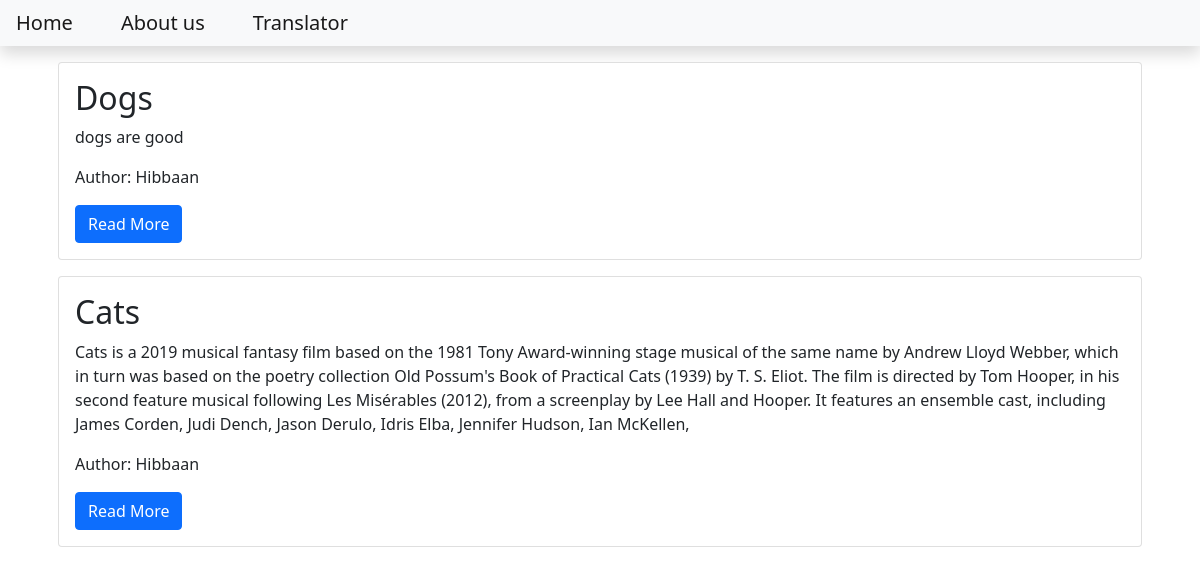
The page / on the database its author committed.
### blog/models.py (models this page shows, shortened)
class Post(models.Model):
    title = models.CharField(max_length=200)
    content = models.TextField()
    date_created = models.DateTimeField(auto_now_add=True)
    slug = models.SlugField(max_length=200,unique=True)
    author = models.ForeignKey(to=User,on_delete=models.CASCADE)
    status = models.IntegerField(choices=STATUS,default=0)

### blog/views.py (the view)
# urls.py: path('',views.PostList.as_view(),name='home')
class PostList(generic.ListView):
    queryset = Post.objects.filter(status = 1).order_by('-date_created')
    template_name = "index.html"

### templates/index.html
{% extends 'base.html' %}
{% block content %}
       <div class="container">
        {% for post in post_list %}
            <div class="card m-3">
                <div class="card-body">
                    <h2 class="card-title">
                        {{post.title}}
                    </h2>
                    <p class="card-text">
                        {{post.content | slice:"500"}}
                    </p>
                    <p class="card-text">
                        Author: {{post.author | title}}
                    </p>
                    <a class="btn btn-primary" href="{% url 'blog_view' post.slug  %}">Read More</a>
                </div>
            </div>
        {% endfor %}
    </div>
{% endblock content %}

### templates/base.html (shortened to what this page needs)
<!DOCTYPE html>
<html lang="en">
    <head>
        <link href="https://cdn.jsdelivr.net/npm/bootstrap@5.1.1/dist/css/bootstrap.min.css" rel="stylesheet">
    </head>
    <body>
        <nav class="navbar navbar-expand-lg navbar-light bg-light shadow mb-3" id="mainNav">
            <div class="collapse navbar-collapse" id="navbarResponsive">
                <ul class="navbar-nav ml-auto" >
                    <li class="nav-item">
                        <a class=" navbar-brand p-3"href="{% url 'home' %}">Home</a>
                    </li>
                    <li>
                        <a class=" navbar-brand p-3" href="{% url 'about_view' %}">About us</a>
                    </li>
                    <li>
                        <a class=" navbar-brand p-3" href="{% url 'translator_view' %}">Translator</a>
                    </li>
                </ul>
            </div>
        </nav>
{% block content %}
{% endblock content %}
</body>
</html>

### rows shown on the page
Post: title "Dogs", content "dogs are good", author "Hibbaan"
Post: title "Cats", content "Cats is a 2019 musical fantasy film based on the 1981 Tony Award-winning stage musical of the same name by Andrew Lloyd Webber, which in turn was based on the poetry collection Old Possum's Book of Practical Cats (1939) by T. S. Eliot. The film is directed by Tom Hooper, in his second feature musical following Les Misérables (2012), from a screenplay by Lee Hall and Hooper. It features an ensemble cast, including James Corden, Judi Dench, Jason Derulo, Idris Elba, Jennifer Hudson, Ian McKellen,", author "Hibbaan"
